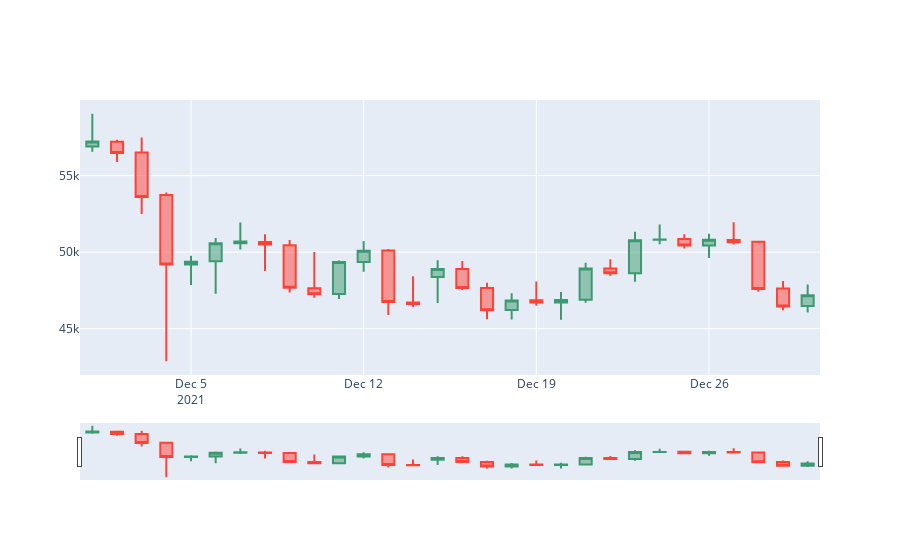

The cell this chart's notebook holds for it:
### Code cell
#lets plot the historical data 
fig = go.Figure(data=[go.Candlestick(x=df['Date'],
                open=df['Open'],
                high=df['High'],
                low=df['Low'],
                close=df['Close'])])

fig.show()
